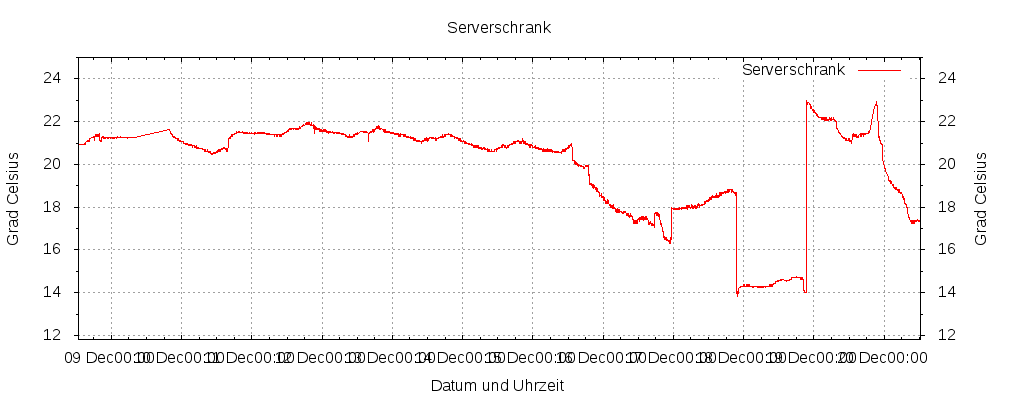

The gnuplot source for this figure:
set datafile separator ","
set xdata time
set timefmt "%Y-%m-%d %H:%M:%S"
set format x "%d %h%H:%M"
set xrange [ "2013-12-08 12:45:58" : "2013-12-20 12:25:04" ]
#set autoscale y 
set yrange [ 11.81 : 25 ]
set ytics out mirror 2
set ylabel "Grad Celsius"
set y2range [ 11.81 : 25 ]
set y2tics out mirror 2
set y2label "Grad Celsius"
set mxtics 4
set mytics 2
set grid x y
set xlabel "Datum und Uhrzeit"
set title " Serverschrank"
set output "temp7.png"
set style fill solid border -1
set style line 1 lt 2 lw 1
set pointsize .5
set sample 45
set terminal png size 1024,400
set terminal png
plot "temp7.dat" using 1:2 title "Serverschrank"  with lines
